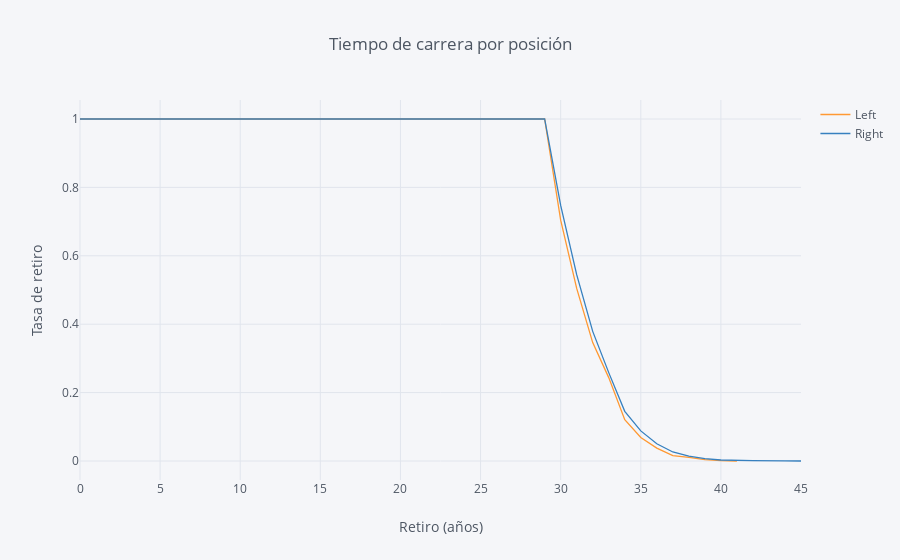

The code cell stored with this chart in its notebook:
### Code cell
rates=survival(data, 'Preferred Foot', 'Age', 'Retirement')
rates.iplot(kind='line', xTitle='Retiro (años)', 
            yTitle='Tasa de retiro', title='Tiempo de carrera por posición')

### Figure 1 — Plotly figure (JSON) as saved in the notebook; plotly's stock layout.template omitted (floating-point values rounded to 4 significant figures)
{"data": [{"line": {"color": "rgba(255, 153, 51, 1.0)", "dash": "solid", "shape": "linear", "width": 1.3}, "mode": "lines", "name": "Left", "text": "", "type": "scatter", "x": [0, 16, 17, 18, 19, 20, 21, 22, 23, 24, 25, 26, 27, 28, 29, 30, 31, 32, 33, 34, 35, 36, 37, 38, 39, 40, 41, 42, 44, 45], "y": [1, 1, 1, 1, 1, 1, 1, 1, 1, 1, 1, 1, 1, 1, 1, 0.7043, 0.5045, 0.3463, 0.2438, 0.1206, 0.06874, 0.03761, 0.01556, 0.01038, 0.003891, 0.001297, 0, "", "", ""]}, {"line": {"color": "rgba(55, 128, 191, 1.0)", "dash": "solid", "shape": "linear", "width": 1.3}, "mode": "lines", "name": "Right", "text": "", "type": "scatter", "x": [0, 16, 17, 18, 19, 20, 21, 22, 23, 24, 25, 26, 27, 28, 29, 30, 31, 32, 33, 34, 35, 36, 37, 38, 39, 40, 41, 42, 44, 45], "y": [1, 1, 1, 1, 1, 1, 1, 1, 1, 1, 1, 1, 1, 1, 1, 0.7474, 0.5447, 0.379, 0.2584, 0.1452, 0.08798, 0.05022, 0.02639, 0.0143, 0.006965, 0.002933, 0.001466, 0.0011, 0.0003666, 0]}], "layout": {"legend": {"bgcolor": "#F5F6F9", "font": {"color": "#4D5663"}}, "paper_bgcolor": "#F5F6F9", "plot_bgcolor": "#F5F6F9", "title": {"font": {"color": "#4D5663"}, "text": "Tiempo de carrera por posición"}, "xaxis": {"gridcolor": "#E1E5ED", "showgrid": true, "tickfont": {"color": "#4D5663"}, "title": {"font": {"color": "#4D5663"}, "text": "Retiro (años)"}, "zerolinecolor": "#E1E5ED"}, "yaxis": {"gridcolor": "#E1E5ED", "showgrid": true, "tickfont": {"color": "#4D5663"}, "title": {"font": {"color": "#4D5663"}, "text": "Tasa de retiro"}, "zerolinecolor": "#E1E5ED"}}}
